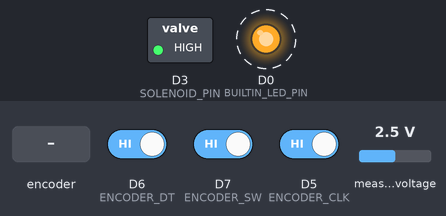
A sketch run on a simulated ESP8266 (NodeMCU). Shown: switched loads named in the sketch (green lamp = pin HIGH), output pins drawn as LEDs (lit = HIGH). Dashed ring = blinking. Inputs (shaded band) come from the test bench; at power-on: D7 (ENCODER_SW) HIGH, D6 (ENCODER_DT) HIGH, D5 (ENCODER_CLK) HIGH, measured voltage 2.5 V. What the sketch prints to the serial monitor is not drawn.

Above: at 1.4 s.
1.5 s: rotary encoder on D5 (ENCODER_CLK) / D6 (ENCODER_DT) turned 2 steps (second pin leading)
4.9 s: D7 (ENCODER_SW) driven LOW
Timing chart, 0 to 13.9 s (numbered marks = the images above; inputs shaded):
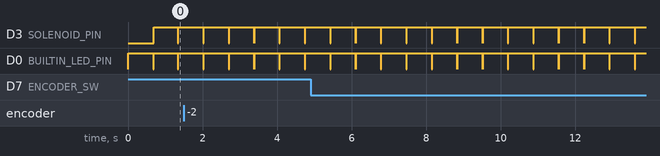

Measured:
- by itself, D3 (SOLENOID_PIN), D0 (BUILTIN_LED_PIN): alternates HIGH for 0.67 s and LOW for 0.01 s

The sketch:

franks_drum_V1.ino
```cpp
// Rotary Encoder Reader with Interrupts (Including Button)
// Minimal ISR approach - processing done in main loop
// Adapted for NodeMCU 1.0 (ESP8266)

#include <Adafruit_ADS1X15.h>

#define BUILTIN_LED_PIN D0 // Built-in LED on NodeMCU at pin GPIO16 (D0)
#define SOLENOID_PIN D3  // GPIO 0 to control solenoid

// Pin definitions (using GPIO numbers)
const int ENCODER_CLK = 14;  // GPI014 (D5 on NodeMCU board) - Safe to use
const int ENCODER_DT = 12;   // GPI012 (D6 on NodeMCU board) - Safe to use
const int ENCODER_SW = 13;   // GPIO13 (D7 on NodeMCU board) - Safe to use

// Function declarations
void ICACHE_RAM_ATTR encoderISR();
void ICACHE_RAM_ATTR buttonISR();
void processEncoder(byte encoded);
void onButtonPressed();
float readPedalVoltage();
int calculatePulseWidth(float pedal_mV);

// ADS1115 ADC
Adafruit_ADS1115 ads;

// Encoder variables
volatile bool encoderFlag = false;
volatile byte encoderState = 0;

long minTempo = 30; // minimum tempo allowed
long maxTempo = 150; // maximum tempo allowed
long defaultTempo = long (maxTempo + minTempo)/2; // default Tempo
long Tempo = defaultTempo; // start off at default
long encoderPosition = Tempo; // copy to encoder position
byte pedalEnable = true; // if true, set solenoid PW according to pedal

// Metronome variables
int minPulseMicroseconds = 7500; // minimum PW in microseconds
int maxPulseMicroseconds = 20000; // maximum PW in microseconds
float maxPedal_mV = 2777;  // max expected differential reading from ADS1115 differential (channel 0 is HI)
float minPedal_mV = 850; // min expected differential reading from ADS1115
float pedal_mV = maxPedal_mV; // current pedal reading in millivolts
int PW = minPulseMicroseconds; // pulse width in microseconds
unsigned long lastBeatTime = 0;
unsigned long beatInterval = 0;
bool ledState = false;
unsigned long ledOnTime = 0;

// State tracking
byte lastEncoded = 0;

// Button variables
volatile bool buttonFlag = false;

void setup() {
  Serial.begin(115200);

  // Initialize ADS1115
  if (!ads.begin()) {
    Serial.println("Failed to initialize ADS1115!");
    while (1);
  }

  // Configure ADS1115: Gain 1, continuous mode, differential 0-1
  ads.setGain(GAIN_ONE);  // 1x gain +/- 4.096V  1 bit = 0.125mV
  ads.startADCReading(ADS1X15_REG_CONFIG_MUX_DIFF_0_1, /*continuous=*/true);

  // Configure LED and solenoid pins as outputs
  pinMode(BUILTIN_LED_PIN, OUTPUT);
  digitalWrite(BUILTIN_LED_PIN, HIGH); // LED off (built-in LED is active LOW)

  pinMode(SOLENOID_PIN, OUTPUT);
  digitalWrite(SOLENOID_PIN, LOW); // Solenoid off (assuming active HIGH)

  // Calculate initial beat interval (60000 ms per minute / BPM)
  beatInterval = 60000 / Tempo;

  // Configure encoder pins as inputs with pullups
  pinMode(ENCODER_CLK, INPUT_PULLUP);
  pinMode(ENCODER_DT, INPUT_PULLUP);
  pinMode(ENCODER_SW, INPUT_PULLUP);

  // Read initial state
  lastEncoded = (digitalRead(ENCODER_CLK) << 1) | digitalRead(ENCODER_DT);

  // Attach interrupts to both encoder pins
  // ESP8266 can use interrupts on most GPIO pins
  attachInterrupt(digitalPinToInterrupt(ENCODER_CLK), encoderISR, CHANGE);
  attachInterrupt(digitalPinToInterrupt(ENCODER_DT), encoderISR, CHANGE);

  // Attach interrupt to button pin (trigger on falling edge - button press)
  attachInterrupt(digitalPinToInterrupt(ENCODER_SW), buttonISR, FALLING);

  Serial.println("Rotary Encoder Ready (with button interrupt - hardware debounced)");
  Serial.print("Tempo: ");
  Serial.print(Tempo);
  Serial.println(" BPM");
}

void loop() {
  static long lastPosition = 0;
  unsigned long currentTime = millis();

  // Process encoder if flag is set
  if (encoderFlag) {
    noInterrupts();
    byte currentState = encoderState;
    encoderFlag = false;
    interrupts();

    processEncoder(currentState);
  }

  // Process button if flag is set
  if (buttonFlag) {
    buttonFlag = false;
    onButtonPressed();
  }

  // Check if position changed
  if (encoderPosition != lastPosition) {
    Serial.print("Position: ");
    Serial.print(encoderPosition);  // Print position
    Serial.print(" (");
    if (encoderPosition > lastPosition) {
      Serial.println("CW)");
    } else {
      Serial.println("CCW)");
    }

    // Update beat interval when tempo changes
    beatInterval = 60000 / Tempo;
    lastPosition = encoderPosition;
  }

  // Metronome logic
  // Check if it's time for a new beat
  if (currentTime - lastBeatTime >= beatInterval) {
    // Read pedal voltage and calculate pulse width
    pedal_mV = readPedalVoltage();
    if (pedalEnable){
      PW = calculatePulseWidth(pedal_mV);
    }

    // Turn on both LED and solenoid
    digitalWrite(BUILTIN_LED_PIN, LOW); // Turn LED on (active LOW)
    //digitalWrite(SOLENOID_PIN, HIGH); // Turn solenoid on (assuming active HIGH)
    digitalWrite(SOLENOID_PIN, LOW); // Turn solenoid on (assuming active HIGH)
    ledState = true;
    ledOnTime = micros(); // Use micros for microsecond precision
    lastBeatTime = currentTime;

    // Debug output
    Serial.print("Pedal: ");
    Serial.print(pedal_mV);
    Serial.print("mV, PW: ");
    Serial.print(PW);
    Serial.println("μs");
  }

  // Turn off LED and solenoid after PW microseconds
  if (ledState && (micros() - ledOnTime >= PW)) {
    digitalWrite(BUILTIN_LED_PIN, HIGH); // Turn LED off (active LOW)
    //digitalWrite(SOLENOID_PIN, LOW); // Turn solenoid off
    digitalWrite(SOLENOID_PIN, HIGH); // Turn solenoid off
    ledState = false;
  }

 // delay(1);
}

// Minimal ISR - just capture state and set flag
// ICACHE_RAM_ATTR ensures ISR is stored in RAM for faster execution
void ICACHE_RAM_ATTR encoderISR() {
  encoderState = (digitalRead(ENCODER_CLK) << 1) | digitalRead(ENCODER_DT);
  encoderFlag = true;
}

// Button ISR - just set flag (hardware debounced)
void ICACHE_RAM_ATTR buttonISR() {
  buttonFlag = true;
}

// Function called when button is pressed - customize this for your needs
void onButtonPressed() {
  Serial.println("Button Pressed!");
  pedalEnable = !pedalEnable;
  // Add your custom button handling code here
  // Examples:
  // - Toggle a mode
  // - Save current position
  // - Change encoder sensitivity
  // - Trigger an action
}

// Process encoder state in main loop - 1 count per mechanical detent
void processEncoder(byte encoded) {
  // Only count when we reach the detent position (both pins HIGH = 0b11)
  // and we came from a different state
  if (encoded == 0b11 && lastEncoded != 0b11) {
    // Determine direction based on which pin went high last
    // If CLK (bit 1) was the last to go high, it's clockwise
    // If DT (bit 0) was the last to go high, it's counter-clockwise

    // Check previous state to determine direction:
    // 0b01 -> 0b11 means CLK went high (counter-clockwise)
    // 0b10 -> 0b11 means DT went high (clockwise)
    if (lastEncoded == 0b01 && encoderPosition > minTempo) {
      Tempo = --encoderPosition;  // CLK went high last = counter-clockwise
    } else if (lastEncoded == 0b10 and encoderPosition < maxTempo) {
      Tempo = ++encoderPosition;  // DT went high last = clockwise
    }
  }

  lastEncoded = encoded;
}

// Read pedal voltage from ADS1115 differential input
float readPedalVoltage() {
  int16_t adc = ads.getLastConversionResults();
  // Convert to millivolts: ADC value * 0.125mV per bit (for gain 1)
  return adc * 0.125;
}

// Calculate pulse width based on pedal voltage (linear mapping)
int calculatePulseWidth(float pedal_mV) {
  // Constrain input to expected range
  pedal_mV = constrain(pedal_mV, minPedal_mV, maxPedal_mV);

  // Linear mapping: higher voltage = shorter pulse
  // map(value, fromLow, fromHigh, toLow, toHigh)
  // Note: we reverse the mapping since higher voltage gives shorter pulse
  return map(pedal_mV, minPedal_mV, maxPedal_mV, maxPulseMicroseconds, minPulseMicroseconds);
}
```
